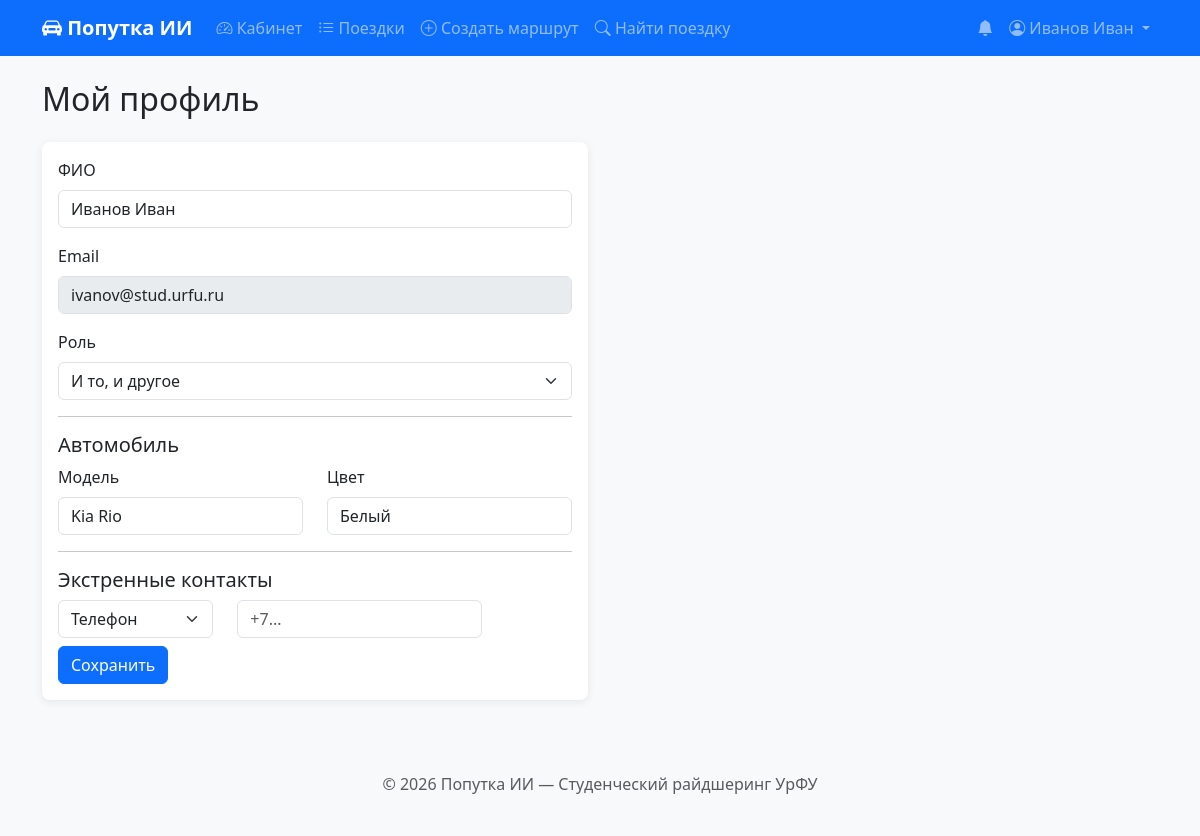
The page /users/profile (signed in) on the database its author committed.
### models.py (models this page shows, shortened)
class User(UserMixin, db.Model):
    __tablename__ = 'users'
    id = db.Column(db.Integer, primary_key=True)
    email = db.Column(db.String(120), unique=True, nullable=False)
    password_hash = db.Column(db.String(60), nullable=False)
    full_name = db.Column(db.String(100), nullable=False)
    role = db.Column(db.String(20), nullable=False, default='passenger')
    is_verified = db.Column(db.Boolean, default=False)
    music_pref = db.Column(db.String(20), default='neutral')
    talk_pref = db.Column(db.String(20), default='neutral')
    ac_pref = db.Column(db.String(20), default='no_matter')
    smoking = db.Column(db.Boolean, default=False)
    max_daily_hours = db.Column(db.Float, default=6.0)
    break_interval_min = db.Column(db.Integer, default=60)
    car_model = db.Column(db.String(50), nullable=True)
    car_color = db.Column(db.String(30), nullable=True)
    emergency_contacts = db.relationship('EmergencyContact', backref='user', lazy=True, cascade='all, delete-orphan')
    routes = db.relationship('Route', backref='driver', lazy=True, cascade='all, delete-orphan')
    rides = db.relationship('Ride', backref='driver', lazy=True, cascade='all, delete-orphan', foreign_keys='Ride.driver_id')
    requests = db.relationship('RideRequest', backref='passenger', lazy=True, cascade='all, delete-orphan')
    ratings_given = db.relationship('Rating', backref='from_user', lazy=True, foreign_keys='Rating.from_user_id', cascade='all, delete-orphan')
    ratings_received = db.relationship('Rating', backref='to_user', lazy=True, foreign_keys='Rating.to_user_id', cascade='all, delete-orphan')
    notifications = db.relationship('Notification', backref='user', lazy=True, cascade='all, delete-orphan')

### blueprints/users.py (the view, shortened to what this page needs)
@users_bp.route('/profile', methods=['GET', 'POST'])
@login_required
def profile():
    contacts = EmergencyContact.query.filter_by(user_id=current_user.id).all()
    return render_template('profile.html', contacts=contacts)

### templates/profile.html (shortened to what this page needs)
{% extends "base.html" %}
{% block content %}
<h2 class="mb-4">Мой профиль</h2>
<div class="row"><div class="col-md-6">
    <div class="card"><div class="card-body">
        <form method="POST" action="{{ url_for('users.profile') }}">
            <div class="mb-3"><label for="full_name" class="form-label">ФИО</label>
                <input type="text" class="form-control" id="full_name" name="full_name" value="{{ current_user.full_name }}" required></div>
            <div class="mb-3"><label for="email" class="form-label">Email</label>
                <input type="email" class="form-control" id="email" value="{{ current_user.email }}" disabled></div>
            <div class="mb-3"><label for="role" class="form-label">Роль</label>
                <select class="form-select" id="role" name="role">
                    <option value="both" {% if current_user.role == 'both' %}selected{% endif %}>И то, и другое</option></select></div>
            <hr><h5>Автомобиль</h5>
            <div class="row mb-3">
                <div class="col-md-6"><label for="car_model" class="form-label">Модель</label>
                    <input type="text" class="form-control" id="car_model" name="car_model" value="{{ current_user.car_model or '' }}" placeholder="Kia Rio"></div>
                <div class="col-md-6"><label for="car_color" class="form-label">Цвет</label>
                    <input type="text" class="form-control" id="car_color" name="car_color" value="{{ current_user.car_color or '' }}" placeholder="Чёрный"></div>
            </div>
            <hr><h5>Экстренные контакты</h5>
            <div class="row mb-2">
                <div class="col-4"><select class="form-select" name="emergency_type">
                    <option value="phone">Телефон</option><option value="telegram">Telegram</option><option value="email">Email</option></select></div>
                <div class="col-6"><input type="text" class="form-control" name="emergency_contact" placeholder="+7..."></div>
            </div>
            <button type="submit" class="btn btn-primary">Сохранить</button>
        </form>
    </div></div>
</div></div>
{% endblock %}

### templates/base.html (shortened to what this page needs)
<!DOCTYPE html>
<html lang="ru">
<head>
    <link href="https://cdn.jsdelivr.net/npm/bootstrap@5.3.2/dist/css/bootstrap.min.css" rel="stylesheet">
    <link rel="stylesheet" href="https://cdn.jsdelivr.net/npm/bootstrap-icons@1.11.1/font/bootstrap-icons.css">
    <link rel="stylesheet" href="{{ url_for('static', filename='style.css') }}">
</head>
<body>
    <nav class="navbar navbar-expand-lg navbar-dark bg-primary">
        <div class="container">
            <a class="navbar-brand" href="{{ url_for('index') }}"><i class="bi bi-car-front-fill"></i> Попутка ИИ</a>
            <div class="collapse navbar-collapse" id="navbarNav">
                <ul class="navbar-nav me-auto">
                    {% if current_user.is_authenticated %}
                        <li class="nav-item"><a class="nav-link" href="{{ url_for('dashboard') }}"><i class="bi bi-speedometer2"></i> Кабинет</a></li>
                        <li class="nav-item"><a class="nav-link" href="{{ url_for('rides.ride_list') }}"><i class="bi bi-list-ul"></i> Поездки</a></li>
                        <li class="nav-item"><a class="nav-link" href="{{ url_for('rides.create_route_page') }}"><i class="bi bi-plus-circle"></i> Создать маршрут</a></li>
                        <li class="nav-item"><a class="nav-link" href="{{ url_for('rides.create_request_page') }}"><i class="bi bi-search"></i> Найти поездку</a></li>
                    {% endif %}
                </ul>
                <ul class="navbar-nav">
                    {% if current_user.is_authenticated %}
                        <li class="nav-item">
                            <a class="nav-link position-relative" href="{{ url_for('notifications') }}">
                                <i class="bi bi-bell-fill"></i>
                            </a>
                        </li>
                        <li class="nav-item dropdown">
                            <a class="nav-link dropdown-toggle" href="#" role="button" data-bs-toggle="dropdown">
                                <i class="bi bi-person-circle"></i> {{ current_user.full_name }}
                            </a>
                        </li>
                    {% else %}
                        <li class="nav-item"><a class="nav-link" href="{{ url_for('auth.login') }}">Войти</a></li>
                        <li class="nav-item"><a class="nav-link" href="{{ url_for('auth.register') }}">Регистрация</a></li>
                    {% endif %}
                </ul>
            </div>
        </div>
    </nav>
    <main class="container my-4">
        {% block content %}{% endblock %}
    </main>
    <footer class="bg-light text-center text-muted py-4 mt-5">
        <div class="container"><p>&copy; 2026 Попутка ИИ — Студенческий райдшеринг УрФУ</p></div>
    </footer>
</body>
</html>

### static/style.css (style rules this page uses)
body { background-color: #f8f9fa; }
.navbar-brand { font-weight: 700; }
.card { border: none; box-shadow: 0 2px 8px rgba(0,0,0,0.08); border-radius: 0.5rem; }

### rows shown on the page
User: full_name "Иванов Иван", email "ivanov@stud.urfu.ru", role "И то, и другое", car_model "Kia Rio", car_color "Белый"
